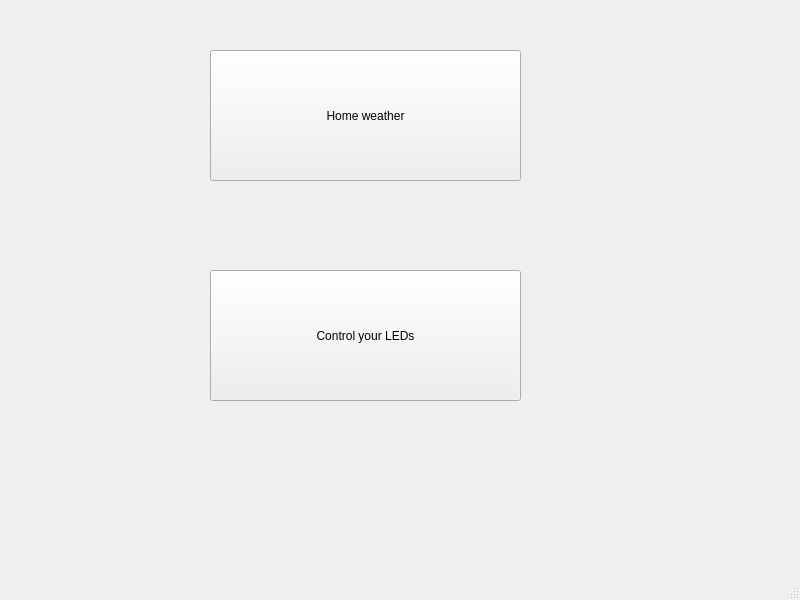
<?xml version="1.0" encoding="UTF-8"?>
<ui version="4.0">
 <class>MainWindow</class>
 <widget class="QMainWindow" name="MainWindow">
  <property name="geometry">
   <rect>
    <x>0</x>
    <y>0</y>
    <width>800</width>
    <height>600</height>
   </rect>
  </property>
  <property name="windowTitle">
   <string>MainWindow</string>
  </property>
  <widget class="QWidget" name="centralwidget">
   <widget class="QPushButton" name="btn_weather_status">
    <property name="geometry">
     <rect>
      <x>210</x>
      <y>50</y>
      <width>311</width>
      <height>131</height>
     </rect>
    </property>
    <property name="text">
     <string>Home weather</string>
    </property>
   </widget>
   <widget class="QPushButton" name="btn_control_leds">
    <property name="geometry">
     <rect>
      <x>210</x>
      <y>270</y>
      <width>311</width>
      <height>131</height>
     </rect>
    </property>
    <property name="text">
     <string>Control your LEDs</string>
    </property>
   </widget>
  </widget>
  <widget class="QMenuBar" name="menubar">
   <property name="geometry">
    <rect>
     <x>0</x>
     <y>0</y>
     <width>800</width>
     <height>22</height>
    </rect>
   </property>
  </widget>
  <widget class="QStatusBar" name="statusbar"/>
 </widget>
 <resources/>
 <connections/>
</ui>
